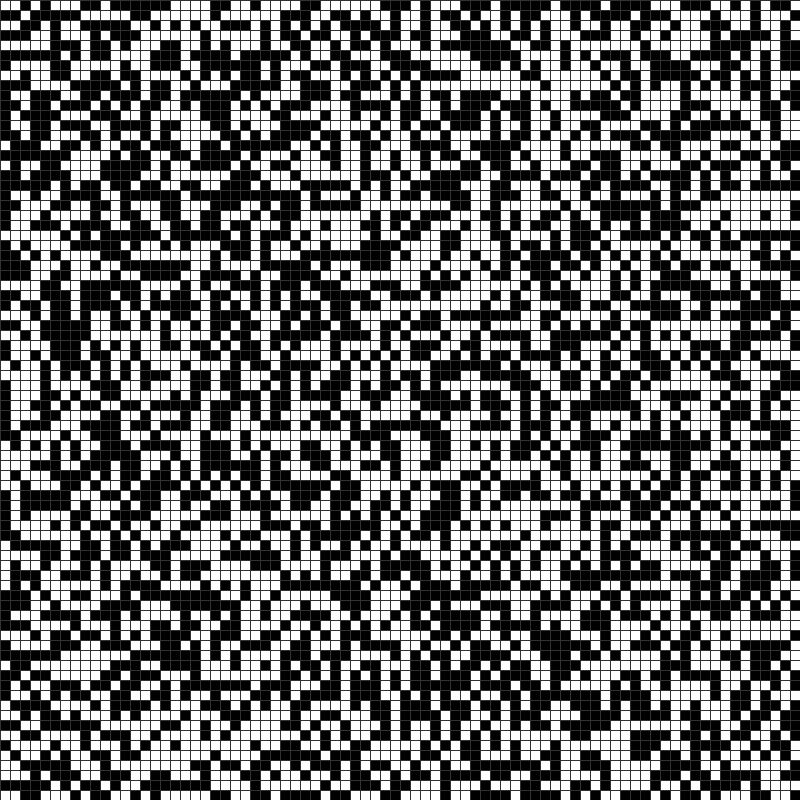
Frame 1 (no input)
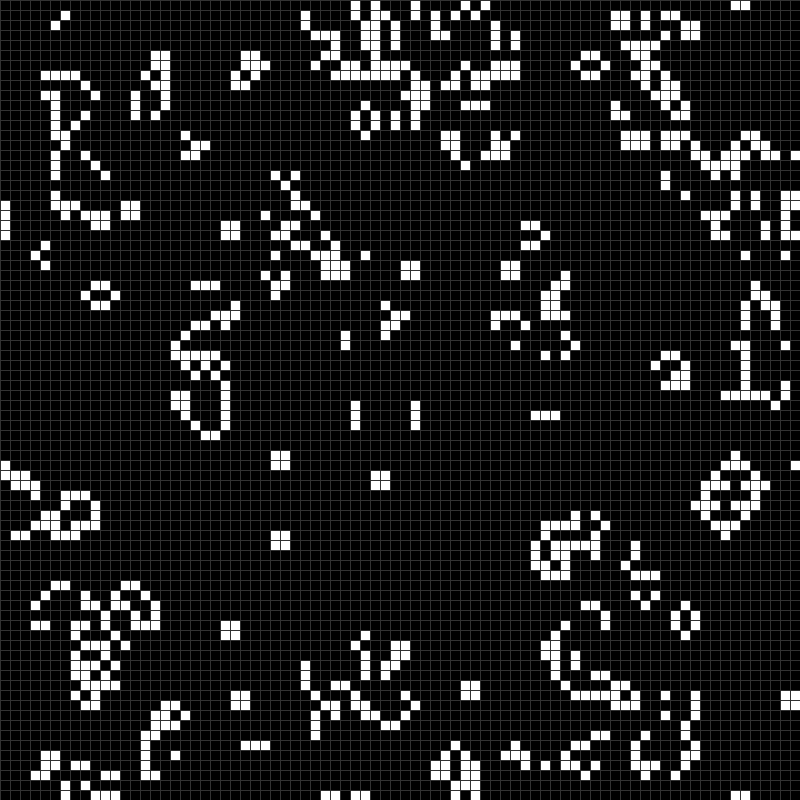
Frame 60 (the mouse pressed at the canvas centre just before this capture)
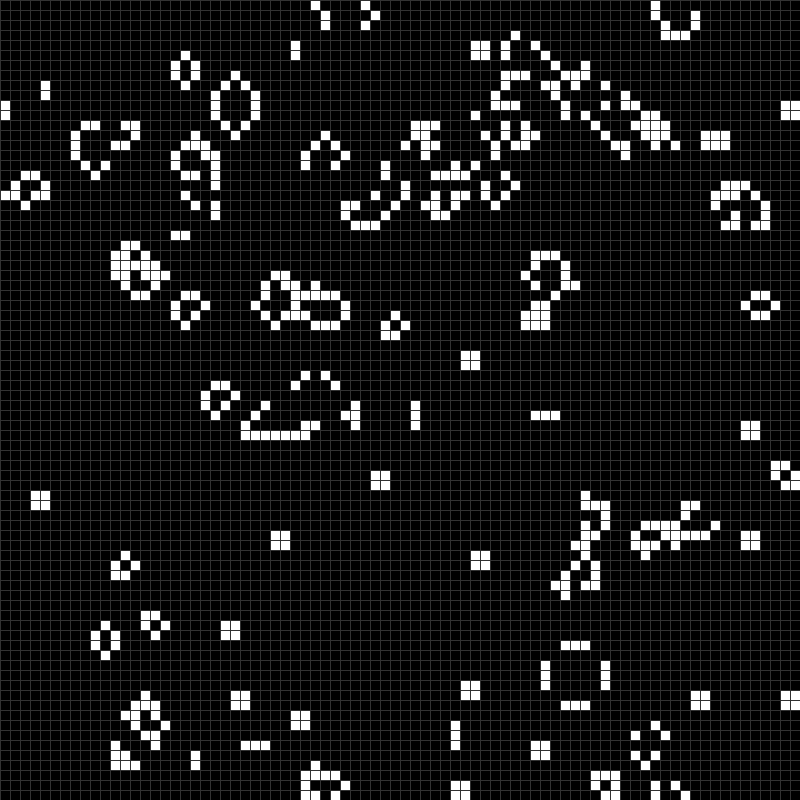
Frame 120 (the mouse held since frame 60 and released just before this capture)

The Processing sketch that drew these frames (run headless with seeded random() and noise(); from frame 60 on, the mouse is pressed at the canvas centre):

// Processing sketch: Ariza_David_HandsOnGameofLife
// ── Ariza_David_HandsOnGameofLife.pde
int cols, rows;     // Number of columns and rows in the grid
int resolution = 10; // Size of each cell (grid resolution)
int[][] grid;       // Stores the current state of the grid
int[][] next;       // Stores the next generation

void setup() {
  size(800, 800);
  frameRate(30);
  cols = width / resolution;
  rows = height / resolution;

  grid = new int[cols][rows];
  next = new int[cols][rows];

  // Randomly initialize the grid
  for (int i = 0; i < cols; i++) {
    for (int j = 0; j < rows; j++) {
      grid[i][j] = int(random(2));  // Randomly 0 or 1
    }
  }
}

void draw() {
  background(0);  // Clear the background

  // Display the current grid
  for (int i = 0; i < cols; i++) {
    for (int j = 0; j < rows; j++) {
      if (grid[i][j] == 1) {
        fill(255);   // Live cell: White
      } else {
        fill(0);     // Dead cell: Black
      }
      stroke(50);    // Gridline color
      rect(i * resolution, j * resolution, resolution, resolution);
    }
  }

  // Calculate the next generation
  for (int i = 0; i < cols; i++) {
    for (int j = 0; j < rows; j++) {
      int state = grid[i][j];
      int neighbors = countNeighbors(grid, i, j);

      // Game of Life rules
      if (state == 0 && neighbors == 3) {
        next[i][j] = 1;  // Birth: Dead cell with 3 neighbors becomes alive
      } else if (state == 1 && (neighbors < 2 || neighbors > 3)) {
        next[i][j] = 0;  // Death: Over/underpopulation
      } else {
        next[i][j] = state;  // Stays the same
      }
    }
  }

  // Swap the current grid with the next generation
  int[][] temp = grid;
  grid = next;
  next = temp;
}

// Count the live neighbors of a cell
int countNeighbors(int[][] grid, int x, int y) {
  int sum = 0;
  for (int i = -1; i <= 1; i++) {
    for (int j = -1; j <= 1; j++) {
      int col = (x + i + cols) % cols;
      int row = (y + j + rows) % rows;
      sum += grid[col][row];
    }
  }
  sum -= grid[x][y];  // Subtract the cell itself from the count
  return sum;
}
